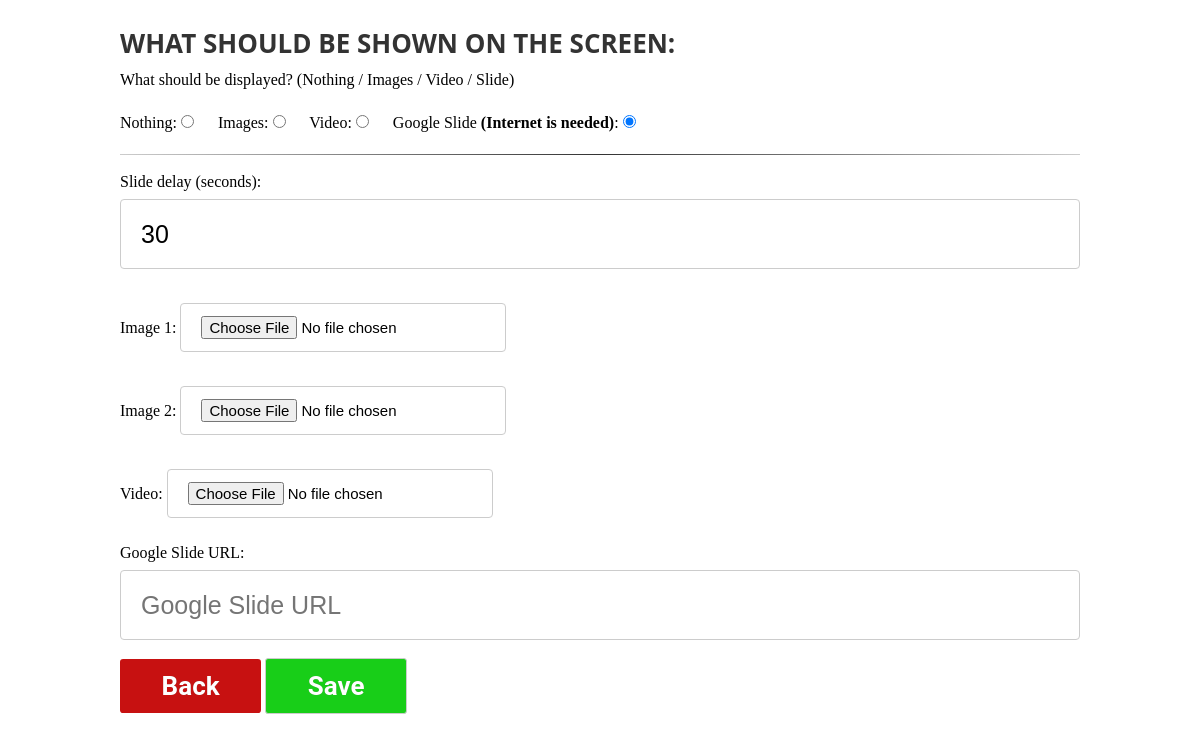
The app's page /images, older data.
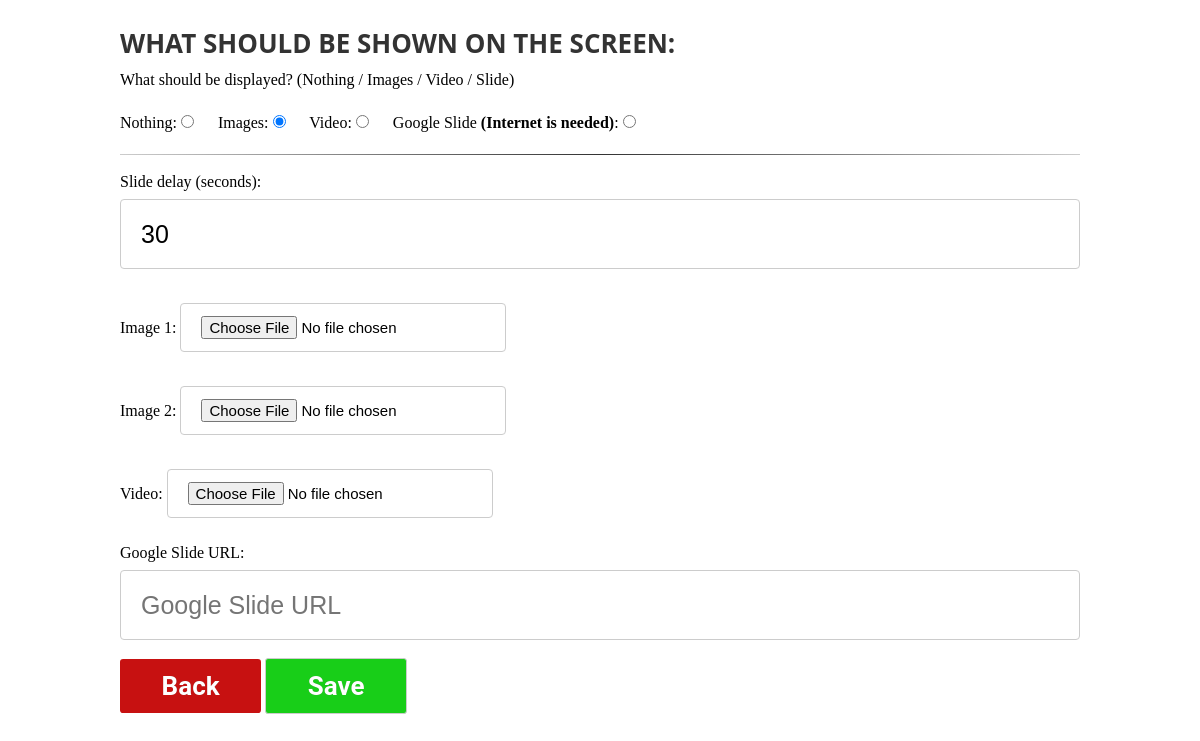
The same page, newer data.
### tables this page shows
CREATE TABLE images (url_1 text, url_2 text, google_slide_url text, video_url text, current_select text, slide_delay text);

### app.py (the view)
@app.route( '/images' )
def images():
    images = get_images()
    try:
        url1 = os.path.join(app.config['UPLOAD_FOLDER'], images["url_1"])
        url2 = os.path.join(app.config['UPLOAD_FOLDER'], images["url_2"])
    except:
        url1 = ""
        url2 = ""
    return render_template( 'images.html', images = images, url1 = url1, url2 = url2)

### help_functions.py (called while the page is built)
def get_images():
    try:
        conn = sqlite3.connect("database.db")
        c = conn.cursor()
        c.execute("""select * from images """)
        values = list(c.fetchone())
        the_key_values = ["url_1", "url_2", "google_slide_url","video_url","current_select","slide_delay"]
        result = dict(zip(the_key_values, values))
        return result
    except Exception as e:
        values = ['', '', '', '', 'images', '30']
        the_key_values = ["url_1", "url_2", "google_slide_url","video_url","current_select","slide_delay"]
        result = dict(zip(the_key_values, values))
        print(e)

### templates/images.html (shortened to what this page needs)
{% extends 'layout/layout.html' %}
{% block content %}
<div class="container_padding">
    <form action="/save/images" method="POST" enctype="multipart/form-data">
        <h1 class="title left">What should be shown on the screen:</h1>
        <span>What should be displayed? (Nothing / Images / Video / Slide)</span><br><br>
        <label for="slide_nothing">Nothing:</label>
        <input style="text-align:left; width: auto; height:auto; margin-right: 20px;" required id="slide_nothing" value="none"  {% if images['current_select'] == 'none'%}checked{% endif%} type="radio" name="slide" >
        <label for="slide_images">Images:</label>
        <input style="text-align:left; width: auto; height:auto;margin-right: 20px;" required id="slide_images" value="images"  {% if images['current_select'] == 'images'%}checked{% endif%}  type="radio" name="slide" >
        <label for="slide_video">Video:</label>
        <input style="text-align:left; width: auto; height:auto;margin-right: 20px;" required id="slide_video" value="video"  {% if images['current_select'] == 'video'%}checked{% endif%}  type="radio" name="slide" >
        <label for="slide_google_slide">Google Slide <span><b>(Internet is needed)</b></span>:</label>
        <input style="text-align:left; width: auto; height:auto;" required id="slide_google_slide" value="google_slide"  {% if images['current_select'] == 'google_slide'%}checked{% endif%}  type="radio" name="slide" >
        <br><br>
        <hr>
        <br>
        <label for="slide_delay">Slide delay (seconds):</label>
        <input type="number" id="isha_iqamah" required  min="2" name="slide_delay" placeholder="Slide delay" value="{{images['slide_delay']}}">
        <br>
        <br>
        {% if images['url_1'] != ''%}
        <label for="image1">Image 1 - {{images['url_1']}}</label>
        <input  style=" display: none;"type="text"  id="image1" name="image1" value="{{images['url_1']}}"> <br>
        <img height="170" width="170" alt="{{images['url_1']}}" src="{{url1}}"><br>
        <a class="back"   href="/delete/file/1">Delete</a>
        {% else %}
        <label for="image1">Image 1:</label>
        <input  style=" font-size:15px; height: auto !important; width: auto !important;"type="file"  accept="image/png, image/jpeg, image/gif" id="image1"   name="image1" >
        {% endif %}
        <br>
        <br>
        {% if images['url_2'] != ''%}
        <label for="image2">Image 2 - {{images['url_2']}}</label>
        <input  style=" display: none;"type="text"  id="image2" name="image2" value="{{images['url_2']}}"><br>
        <img height="170" width="170" alt="{{images['url_2']}}" src="{{url2}}"><br>
        <a class="back" href="/delete/file/2">Delete</a>
        {% else %}
        <label for="image2">Image 2:</label>
        <input style=" font-size:15px; height: auto !important; width: auto !important;" type="file"  accept="image/png, image/jpeg, image/gif" id="image2" name="image2" >
        {% endif %}
        <br>
        <br>
        {% if images['video_url'] != ''%}
        <label for="video_url">Video - {{images['video_url']}}</label>
        <input  style=" display: none;"type="text"  id="video_url" name="video_url" value="{{images['video_url']}}"><br>
        <a class="back" href="/delete/file/3">Delete</a>
        {% else %}
        <label for="video">Video:</label>
        <input style=" font-size:15px; height: auto !important; width: auto !important;" type="file" id="video"  accept="video/*" name="video" >
        {% endif %}
        <br>
        <br>
        <label for="google_slide_url">Google Slide URL:</label>
        <input type="text" id="google_slide_url"  name="google_slide_url" placeholder="Google Slide URL" value="{{images['google_slide_url']}}">
        <a class="back" href="/">Back</a>
        <input type="submit" class="save"  value="Save"><br><br><br>
    </form>
</div>
{% endblock %}

### templates/layout/layout.html (shortened to what this page needs)
<!DOCTYPE html>
<html lang="en" encoding="utf-8">
<head>
    <link rel="stylesheet" href="{{url_for('static', filename='css/styles.css')}}">
</head>
<body>
    {% block content %}{% endblock %}
</body>
</html>

### static/css/styles.css (style rules this page uses)
* { margin: 0; padding: 0; border: 0; outline: 0; box-sizing: border-box; }
.title { text-align: center; font-family: 'Segoe UI', Tahoma, Geneva, Verdana, sans-serif; margin: 25px 0px 10px 0px; color:#333; text-transform: uppercase; font-size: 26px; }
.save { cursor: pointer; width: auto !important; height: auto !important; background-color: rgb(24, 206, 24); display:inline-block; color: white !important; padding:0.46em 1.6em; margin: 1% auto 1% auto; border-radius:0.12em; font-size: 26px; box-sizing: border-box; text-decoration:none; font-family:'Roboto',sans-serif; font-weight:700; color:#242424; text-shadow: 0 0.004em 0.004em rgba(0,0,0,0.35); transition: all 0.6s; }
.back { background-color: rgb(199, 17, 17); display:inline-block; color: white !important; padding:0.46em 1.6em; margin: 1% auto 1% auto; border-radius:0.12em; font-size: 26px; box-sizing: border-box; text-decoration:none; font-family:'Roboto',sans-serif; font-weight:700; color:#242424; text-shadow: 0 0.004em 0.004em rgba(0,0,0,0.35); transition: all 0.6s; }
.left { text-align: left !important; }
hr { border: 0; height: 1px;background: #333;background-image: linear-gradient(to right, #ccc, #333, #ccc); }
input { width: 100%; height:70px; padding: 12px 20px; margin: 8px 0; display: inline-block; border: 1px solid #ccc; border-radius: 4px; box-sizing: border-box; font-size: 25px; }
@media only screen and (min-width: 1000px) { .container_padding { padding-right: 10%; padding-left: 10%; margin-right: auto; margin-left: auto; } }

Row changes from the older to the newer data that the page shows:
changed images "☐ Nothing:": current_select "☐ Images:" → "☑ Images:"; current_select "☑ Google Slide (Internet is need" → "☐ Google Slide (Internet is need"
